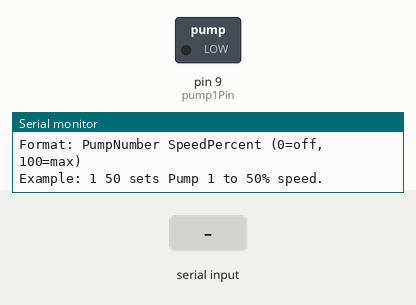
Bench run of a sketch on a simulated Arduino Uno, built with avr-gcc and run on an emulated ATmega328P. Shown: switched loads named in the sketch (green lamp = pin HIGH), the last lines printed to the serial monitor. Inputs (shaded band) come from the test bench.

Above: at 1.2 s.
1.3 s: "1 90\n" received over Serial
At 2.5 s:
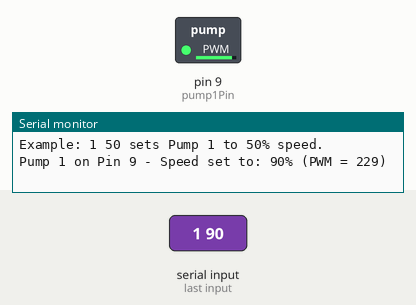
2.8 s: "90 45\n" received over Serial
4.3 s: "1\n" received over Serial
Timing chart, 0 to 7.3 s (numbered marks = the images above; inputs shaded):
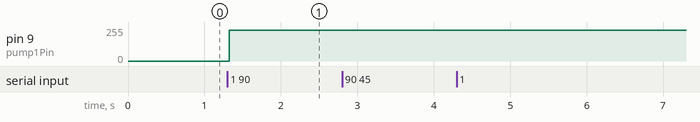

Measured:
- after the input at 1.3 s, pin 9 (pump1Pin): 0/255 → 229/255 at once

The sketch:

one_pump_variable_speed_2026_01_27.ino
```cpp
// Arduino Pump Control Sketch
// Pump 1 connected to Pin 9 via IRL44N MOSFET
// DC6V Peristaltic Pump
// Keyboard input over Serial: "PumpNumber SpeedPercent" (e.g., "1 50")

// ----------------------- Pin Definitions -----------------------
const int pump1Pin = 9;        // Arduino pin connected to MOSFET gate for Pump 1

// ----------------------- PWM Settings -------------------------
const int maxPWM = 255;        // Full speed PWM value
const int minPWM = 50;         // Minimum PWM to prevent pump stalling at very low speeds

// ----------------------- Current Pump State -------------------
int pump1SpeedPWM = 0;         // Start pump OFF (0 PWM)

// ----------------------- Setup Function -----------------------
void setup() {
  pinMode(pump1Pin, OUTPUT);       // Set MOSFET gate as output
  analogWrite(pump1Pin, pump1SpeedPWM); // Ensure Pump 1 is OFF initially

  // Initialize Serial communication
  Serial.begin(9600);
  Serial.println("Pump Control Initialized.");
  Serial.println("Pump 1 on Pin 9");
  Serial.println("Format: PumpNumber SpeedPercent (0=off, 100=max)");
  Serial.println("Example: 1 50 sets Pump 1 to 50% speed.");
}

// ----------------------- Main Loop ----------------------------
void loop() {
  // Check if data is available on Serial
  if (Serial.available() > 0) {
    String input = Serial.readStringUntil('\n'); // Read line until Enter
    input.trim(); // Remove whitespace

    if (input.length() > 0) {
      int spaceIndex = input.indexOf(' '); // Separate PumpNumber and SpeedPercent
      if (spaceIndex > 0) {
        String pumpStr = input.substring(0, spaceIndex);
        String speedStr = input.substring(spaceIndex + 1);

        int pumpNum = pumpStr.toInt();        // Pump number
        int speedPercent = speedStr.toInt();  // Speed percentage 0-100

        // Validate input
        if (pumpNum == 1 && speedPercent >= 0 && speedPercent <= 100) {
          // Map speedPercent (0-100) to PWM value (0-255)
          int pwmValue = map(speedPercent, 0, 100, 0, maxPWM);

          // Ensure minimum PWM is at least minPWM for speeds 1-100
          if (pwmValue > 0 && pwmValue < minPWM) {
            pwmValue = minPWM;
          }

          // Set Pump 1 speed
          analogWrite(pump1Pin, pwmValue);
          pump1SpeedPWM = pwmValue;

          // Print feedback to Serial Monitor
          Serial.print("Pump 1 on Pin 9 - Speed set to: ");
          Serial.print(speedPercent);
          Serial.print("% (PWM = ");
          Serial.print(pwmValue);
          Serial.println(")");

        } else {
          Serial.println("Invalid pump number or speed. PumpNumber=1, Speed=0-100");
        }
      } else {
        Serial.println("Invalid format. Use: PumpNumber SpeedPercent (e.g., 1 50)");
      }
    }

    // Clear any remaining characters in Serial buffer
    while (Serial.available() > 0) {
      Serial.read();
    }
  }

  delay(50); // Small delay to stabilize loop
}
```
